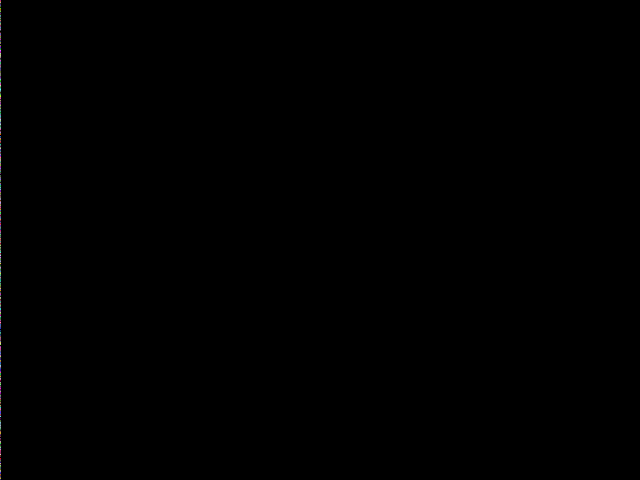
Frame 1 (no input)
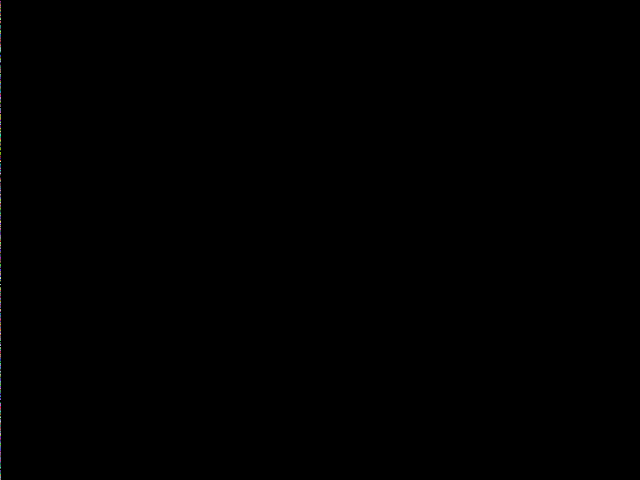
Frame 60 (the mouse pressed at the canvas centre just before this capture)
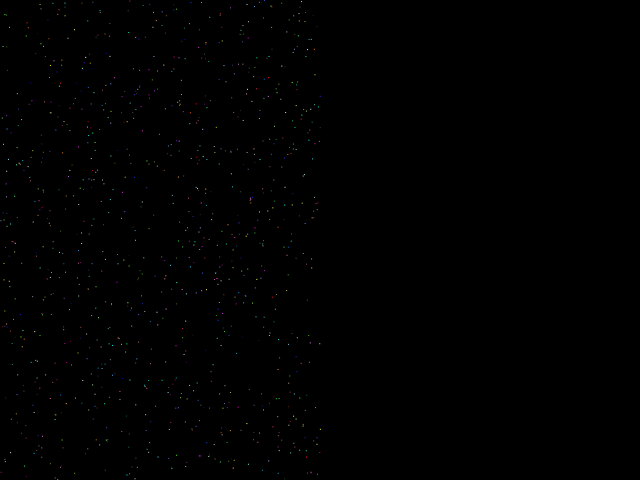
Frame 120 (the mouse held since frame 60 and released just before this capture)

The Processing sketch that drew these frames (run headless with seeded random() and noise(); from frame 60 on, the mouse is pressed at the canvas centre):

// Processing sketch: processing_4670
// ── processing_4670.pde

void setup(){
  size(640, 480);
  frameRate(30);

}

void blackbox(int rectW, int rectH){
   rect(random(mouseX), random(height), rectW, rectH);
   fill(random(255), random(255), random(255));
}

void draw(){
  background(0, 0, 0);
  noStroke();
  for(int i = 0; i < 1000; i++){
  blackbox(1, 1);
  }
}
